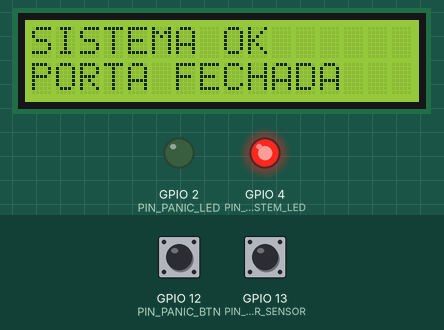
The sketch below on a simulated ESP32. On the bench: 16×2 character LCD, output pins drawn as LEDs (lit = HIGH). Inputs (shaded band) come from the test bench; at power-on: GPIO 12 (PIN_PANIC_BTN) HIGH, GPIO 13 (PIN_DOOR_SENSOR) HIGH. WiFi joins after 1.5 s; servers stay silent unless stated; random numbers use the default seed unless the sketch sets one; what the sketch prints to the serial monitor is not drawn.

Above: at 3.8 s.
3.9 s: GPIO 12 (PIN_PANIC_BTN) pulled LOW for 0.15 s
At 5.0 s:
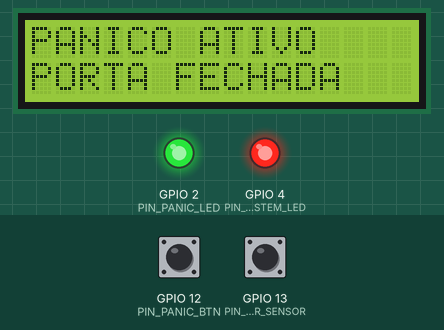
5.5 s: GPIO 13 (PIN_DOOR_SENSOR) driven LOW
At 6.1 s:
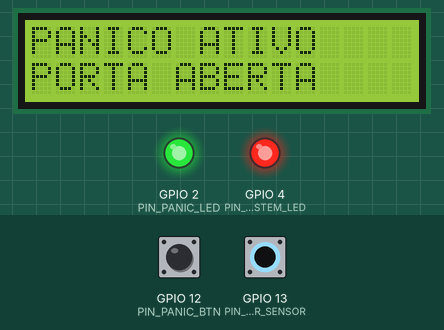
7.0 s: GPIO 12 (PIN_PANIC_BTN) pulled LOW for 1 s
At 7.7 s:
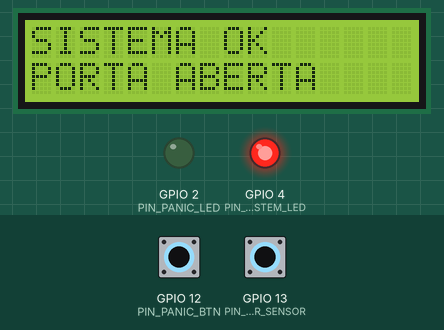
9.5 s: GPIO 12 (PIN_PANIC_BTN) pulled LOW for 3.2 s
At 10.2 s:
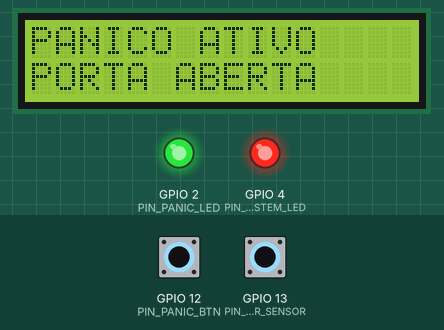
14.2 s: GPIO 13 (PIN_DOOR_SENSOR) driven HIGH
At 15.6 s:
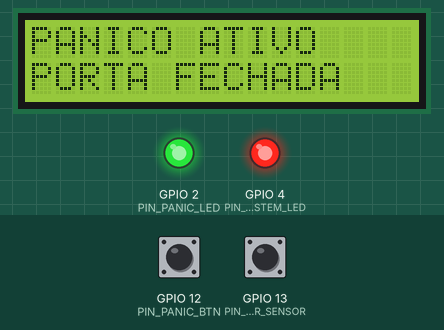
Timing chart, 0 to 16.7 s (numbered marks = the images above; inputs shaded):
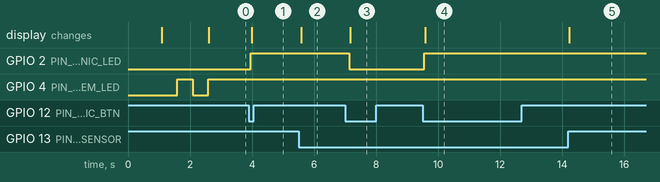

The sketch:

astrotrack_esp32.ino
```cpp
#include <Wire.h>
#include <WiFi.h>
#include <WebServer.h>
#include <ArduinoJson.h>
#include <LiquidCrystal_I2C.h>

// --- Configurações de Hardware ---
const int PIN_PANIC_BTN = 12;
const int PIN_DOOR_SENSOR = 13;
const int PIN_PANIC_LED = 2;
const int PIN_SYSTEM_LED = 4;

// --- Instâncias ---
LiquidCrystal_I2C lcd(0x27, 16, 2);
WebServer server(80);

// --- Variáveis de Estado ---
bool panicActive = false;
bool doorOpen = false;
float latitude = -23.5505;
float longitude = -46.6333;
String lastUpdate = "Never";

// --- WiFi ---
const char* ssid = "Wokwi-GUEST";
const char* password = "";

// ======================================================
// FUNÇÃO LCD (DECLARADA ANTES DE SER UTILIZADA)
// ======================================================

void updateLCD() {
  lcd.clear();

  lcd.setCursor(0, 0);

  if (panicActive) {
    lcd.print("PANICO ATIVO");
  } else {
    lcd.print("SISTEMA OK");
  }

  lcd.setCursor(0, 1);

  if (doorOpen) {
    lcd.print("PORTA ABERTA");
  } else {
    lcd.print("PORTA FECHADA");
  }
}

// ======================================================
// HANDLERS WEB
// ======================================================

void handleRoot() {
  server.send(200, "text/plain", "AstroTrack IoT Gateway Operational");
}

void handleGetStatus() {
  StaticJsonDocument<200> doc;

  doc["panic"] = panicActive;
  doc["door_open"] = doorOpen;
  doc["system_led"] = digitalRead(PIN_SYSTEM_LED) == HIGH;
  doc["last_sync"] = lastUpdate;

  String json;
  serializeJson(doc, json);

  server.send(200, "application/json", json);
}

void handleGetGPS() {
  StaticJsonDocument<200> doc;

  doc["lat"] = latitude;
  doc["lng"] = longitude;
  doc["satellites"] = 8;

  String json;
  serializeJson(doc, json);

  server.send(200, "application/json", json);
}

void handleTogglePanic() {
  panicActive = !panicActive;

  digitalWrite(
    PIN_PANIC_LED,
    panicActive ? HIGH : LOW
  );

  StaticJsonDocument<100> doc;

  doc["status"] = "success";
  doc["new_panic_state"] = panicActive;

  String json;
  serializeJson(doc, json);

  server.send(200, "application/json", json);

  updateLCD();
}

// ======================================================
// SETUP
// ======================================================

void setup() {

  Serial.begin(115200);
  delay(1000);

  Serial.println("--- AstroTrack IoT System Starting ---");

  pinMode(PIN_PANIC_BTN, INPUT_PULLUP);
  pinMode(PIN_DOOR_SENSOR, INPUT_PULLUP);

  pinMode(PIN_PANIC_LED, OUTPUT);
  pinMode(PIN_SYSTEM_LED, OUTPUT);

  Serial.println("GPIOs Initialized");

  // LCD
  Wire.begin(21, 22);

  lcd.init();
  lcd.backlight();

  lcd.setCursor(0, 0);
  lcd.print("AstroTrack Init");

  Serial.println("LCD Initialized");

  // WiFi
  WiFi.begin(ssid, password);

  while (WiFi.status() != WL_CONNECTED) {

    delay(500);

    Serial.print(".");

    digitalWrite(
      PIN_SYSTEM_LED,
      !digitalRead(PIN_SYSTEM_LED)
    );
  }

  digitalWrite(PIN_SYSTEM_LED, HIGH);

  Serial.println();
  Serial.println("WiFi Connected");
  Serial.println(WiFi.localIP());

  // Endpoints REST
  server.on("/", HTTP_GET, handleRoot);
  server.on("/status", HTTP_GET, handleGetStatus);
  server.on("/gps", HTTP_GET, handleGetGPS);
  server.on("/panic/toggle", HTTP_POST, handleTogglePanic);

  server.begin();

  Serial.println("HTTP Server Started");

  updateLCD();
}

// ======================================================
// LOOP
// ======================================================

void loop() {

  server.handleClient();

  // Botão de pânico
  if (digitalRead(PIN_PANIC_BTN) == LOW) {

    delay(50);

    if (digitalRead(PIN_PANIC_BTN) == LOW) {

      panicActive = !panicActive;

      digitalWrite(
        PIN_PANIC_LED,
        panicActive ? HIGH : LOW
      );

      updateLCD();

      while (digitalRead(PIN_PANIC_BTN) == LOW) {
        delay(10);
      }
    }
  }

  // Sensor de porta
  bool currentDoorState =
    (digitalRead(PIN_DOOR_SENSOR) == LOW);

  if (currentDoorState != doorOpen) {

    doorOpen = currentDoorState;

    updateLCD();

    Serial.print("Porta: ");

    if (doorOpen) {
      Serial.println("Aberta");
    } else {
      Serial.println("Fechada");
    }
  }

  // GPS simulado
  latitude += (random(-10, 10) / 100000.0);
  longitude += (random(-10, 10) / 100000.0);

  delay(100);
}
```

Measured:
- after the input at 3.9 s, GPIO 2 (PIN_PANIC_LED): LOW → HIGH after 0.06 s; the display: changes after 0.09 s (image 1)
- after the input at 5.5 s, the display: changes after 0.08 s (image 2)
- after the input at 7.0 s, GPIO 2 (PIN_PANIC_LED): HIGH → LOW after 0.14 s; the display: changes after 0.16 s (image 3)
- after the input at 9.5 s, GPIO 2 (PIN_PANIC_LED): LOW → HIGH after 0.05 s; the display: changes after 0.08 s (image 4)
- after the input at 14.2 s, the display: changes at once (image 5)
